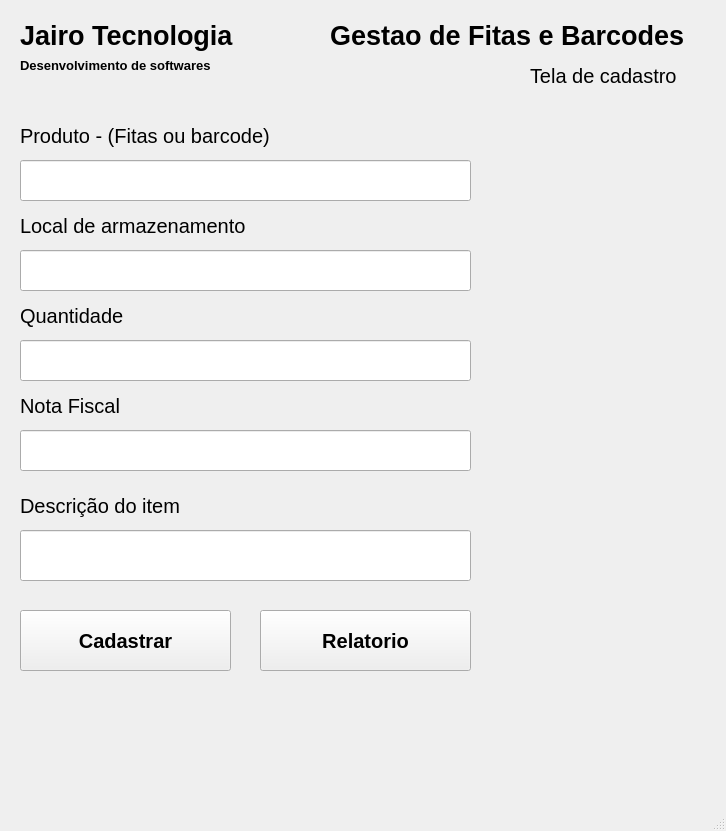
<?xml version="1.0" encoding="UTF-8"?>
<ui version="4.0">
 <class>MainWindow</class>
 <widget class="QMainWindow" name="MainWindow">
  <property name="geometry">
   <rect>
    <x>0</x>
    <y>0</y>
    <width>726</width>
    <height>831</height>
   </rect>
  </property>
  <property name="windowTitle">
   <string>MainWindow</string>
  </property>
  <widget class="QWidget" name="centralwidget">
   <widget class="QLabel" name="label">
    <property name="geometry">
     <rect>
      <x>20</x>
      <y>20</y>
      <width>441</width>
      <height>31</height>
     </rect>
    </property>
    <property name="font">
     <font>
      <pointsize>20</pointsize>
      <weight>75</weight>
      <bold>true</bold>
     </font>
    </property>
    <property name="styleSheet">
     <string notr="true">color: rgb(0, 0, 0);</string>
    </property>
    <property name="text">
     <string>Jairo Tecnologia</string>
    </property>
   </widget>
   <widget class="QLabel" name="label_2">
    <property name="geometry">
     <rect>
      <x>20</x>
      <y>50</y>
      <width>441</width>
      <height>31</height>
     </rect>
    </property>
    <property name="font">
     <font>
      <pointsize>10</pointsize>
      <weight>75</weight>
      <bold>true</bold>
     </font>
    </property>
    <property name="styleSheet">
     <string notr="true">color: rgb(0, 0, 0);</string>
    </property>
    <property name="text">
     <string>Desenvolvimento de softwares</string>
    </property>
   </widget>
   <widget class="QLabel" name="label_3">
    <property name="geometry">
     <rect>
      <x>20</x>
      <y>120</y>
      <width>441</width>
      <height>31</height>
     </rect>
    </property>
    <property name="font">
     <font>
      <pointsize>15</pointsize>
     </font>
    </property>
    <property name="text">
     <string>Produto - (Fitas ou barcode)</string>
    </property>
   </widget>
   <widget class="QLabel" name="label_4">
    <property name="geometry">
     <rect>
      <x>20</x>
      <y>210</y>
      <width>441</width>
      <height>31</height>
     </rect>
    </property>
    <property name="font">
     <font>
      <pointsize>15</pointsize>
     </font>
    </property>
    <property name="text">
     <string>Local de armazenamento</string>
    </property>
   </widget>
   <widget class="QLabel" name="label_5">
    <property name="geometry">
     <rect>
      <x>20</x>
      <y>300</y>
      <width>441</width>
      <height>31</height>
     </rect>
    </property>
    <property name="font">
     <font>
      <pointsize>15</pointsize>
     </font>
    </property>
    <property name="text">
     <string>Quantidade</string>
    </property>
   </widget>
   <widget class="QLineEdit" name="txtProduto">
    <property name="geometry">
     <rect>
      <x>20</x>
      <y>160</y>
      <width>451</width>
      <height>41</height>
     </rect>
    </property>
    <property name="font">
     <font>
      <family>Arial</family>
      <pointsize>15</pointsize>
     </font>
    </property>
   </widget>
   <widget class="QLineEdit" name="txtLocalArmazenamento">
    <property name="geometry">
     <rect>
      <x>20</x>
      <y>250</y>
      <width>451</width>
      <height>41</height>
     </rect>
    </property>
    <property name="font">
     <font>
      <family>Arial</family>
      <pointsize>15</pointsize>
     </font>
    </property>
   </widget>
   <widget class="QLineEdit" name="txtEstoque">
    <property name="geometry">
     <rect>
      <x>20</x>
      <y>340</y>
      <width>451</width>
      <height>41</height>
     </rect>
    </property>
    <property name="font">
     <font>
      <family>Arial</family>
      <pointsize>15</pointsize>
     </font>
    </property>
   </widget>
   <widget class="QPushButton" name="btnCadastrar">
    <property name="geometry">
     <rect>
      <x>20</x>
      <y>610</y>
      <width>211</width>
      <height>61</height>
     </rect>
    </property>
    <property name="font">
     <font>
      <pointsize>15</pointsize>
      <weight>75</weight>
      <bold>true</bold>
     </font>
    </property>
    <property name="text">
     <string>Cadastrar</string>
    </property>
   </widget>
   <widget class="QPushButton" name="btnRelatorio">
    <property name="geometry">
     <rect>
      <x>260</x>
      <y>610</y>
      <width>211</width>
      <height>61</height>
     </rect>
    </property>
    <property name="font">
     <font>
      <pointsize>15</pointsize>
      <weight>75</weight>
      <bold>true</bold>
     </font>
    </property>
    <property name="text">
     <string>Relatorio</string>
    </property>
   </widget>
   <widget class="QLabel" name="lblConfirmacao">
    <property name="geometry">
     <rect>
      <x>10</x>
      <y>730</y>
      <width>471</width>
      <height>41</height>
     </rect>
    </property>
    <property name="font">
     <font>
      <pointsize>15</pointsize>
      <weight>75</weight>
      <bold>true</bold>
     </font>
    </property>
    <property name="text">
     <string/>
    </property>
    <property name="alignment">
     <set>Qt::AlignCenter</set>
    </property>
   </widget>
   <widget class="QLabel" name="label_6">
    <property name="geometry">
     <rect>
      <x>20</x>
      <y>490</y>
      <width>441</width>
      <height>31</height>
     </rect>
    </property>
    <property name="font">
     <font>
      <pointsize>15</pointsize>
     </font>
    </property>
    <property name="text">
     <string>Descrição do item </string>
    </property>
   </widget>
   <widget class="QLineEdit" name="txtDescricao">
    <property name="geometry">
     <rect>
      <x>20</x>
      <y>530</y>
      <width>451</width>
      <height>51</height>
     </rect>
    </property>
    <property name="font">
     <font>
      <family>Arial</family>
      <pointsize>15</pointsize>
     </font>
    </property>
   </widget>
   <widget class="QLabel" name="label_7">
    <property name="geometry">
     <rect>
      <x>20</x>
      <y>390</y>
      <width>441</width>
      <height>31</height>
     </rect>
    </property>
    <property name="font">
     <font>
      <pointsize>15</pointsize>
     </font>
    </property>
    <property name="text">
     <string>Nota Fiscal</string>
    </property>
   </widget>
   <widget class="QLineEdit" name="txtNf">
    <property name="geometry">
     <rect>
      <x>20</x>
      <y>430</y>
      <width>451</width>
      <height>41</height>
     </rect>
    </property>
    <property name="font">
     <font>
      <family>Arial</family>
      <pointsize>15</pointsize>
      <underline>false</underline>
     </font>
    </property>
    <property name="cursor">
     <cursorShape>IBeamCursor</cursorShape>
    </property>
   </widget>
   <widget class="QLabel" name="label_8">
    <property name="geometry">
     <rect>
      <x>330</x>
      <y>20</y>
      <width>381</width>
      <height>31</height>
     </rect>
    </property>
    <property name="font">
     <font>
      <pointsize>20</pointsize>
      <weight>75</weight>
      <bold>true</bold>
     </font>
    </property>
    <property name="styleSheet">
     <string notr="true">color:rgb(0, 0, 0)</string>
    </property>
    <property name="text">
     <string>Gestao de Fitas e Barcodes</string>
    </property>
   </widget>
   <widget class="QLabel" name="label_9">
    <property name="geometry">
     <rect>
      <x>530</x>
      <y>60</y>
      <width>331</width>
      <height>31</height>
     </rect>
    </property>
    <property name="font">
     <font>
      <pointsize>15</pointsize>
     </font>
    </property>
    <property name="text">
     <string>Tela de cadastro</string>
    </property>
   </widget>
  </widget>
  <widget class="QMenuBar" name="menubar">
   <property name="geometry">
    <rect>
     <x>0</x>
     <y>0</y>
     <width>726</width>
     <height>21</height>
    </rect>
   </property>
  </widget>
  <widget class="QStatusBar" name="statusbar"/>
 </widget>
 <resources/>
 <connections/>
</ui>
